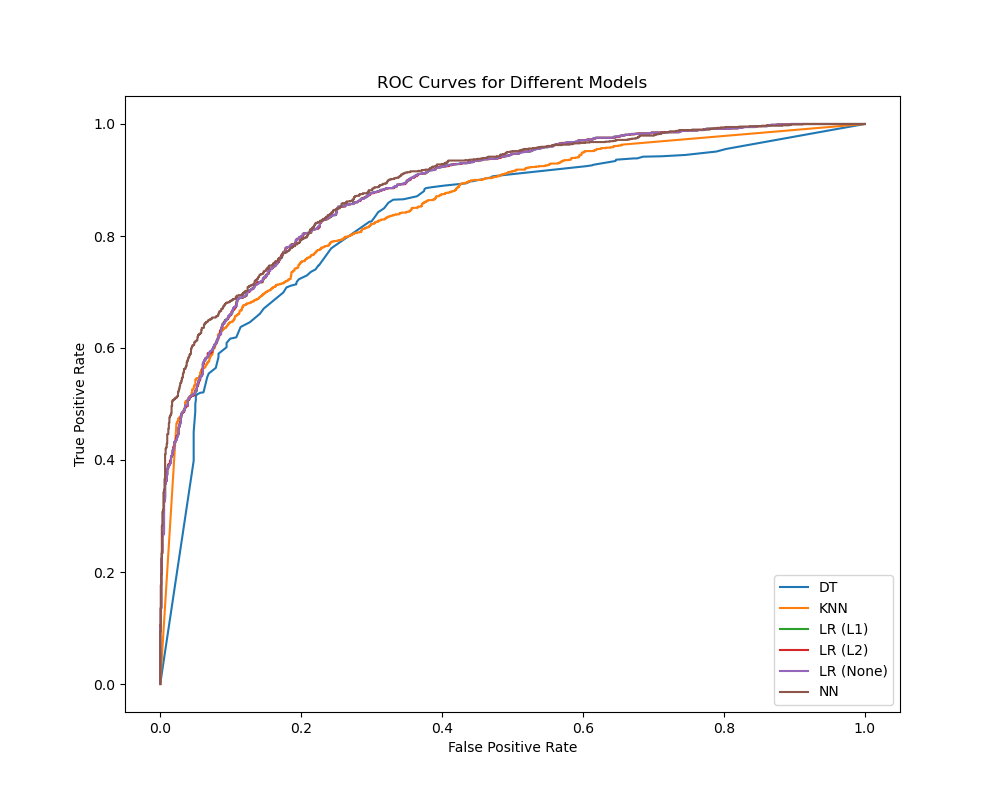

The script that drew this image:
import pandas as pd
import matplotlib.pyplot as plt

# Load your data
roc_data = pd.read_csv('rocOutput.csv')
roc_curves = roc_data.groupby('model')
# Plot the ROC curves
plt.figure(figsize=(10, 8))


for model_name, group in roc_curves:
    plt.plot(group['fpr'], group['tpr'], label=model_name)

plt.title('ROC Curves for Different Models')
plt.xlabel('False Positive Rate')
plt.ylabel('True Positive Rate')
plt.legend(loc='lower right')
plt.show()
